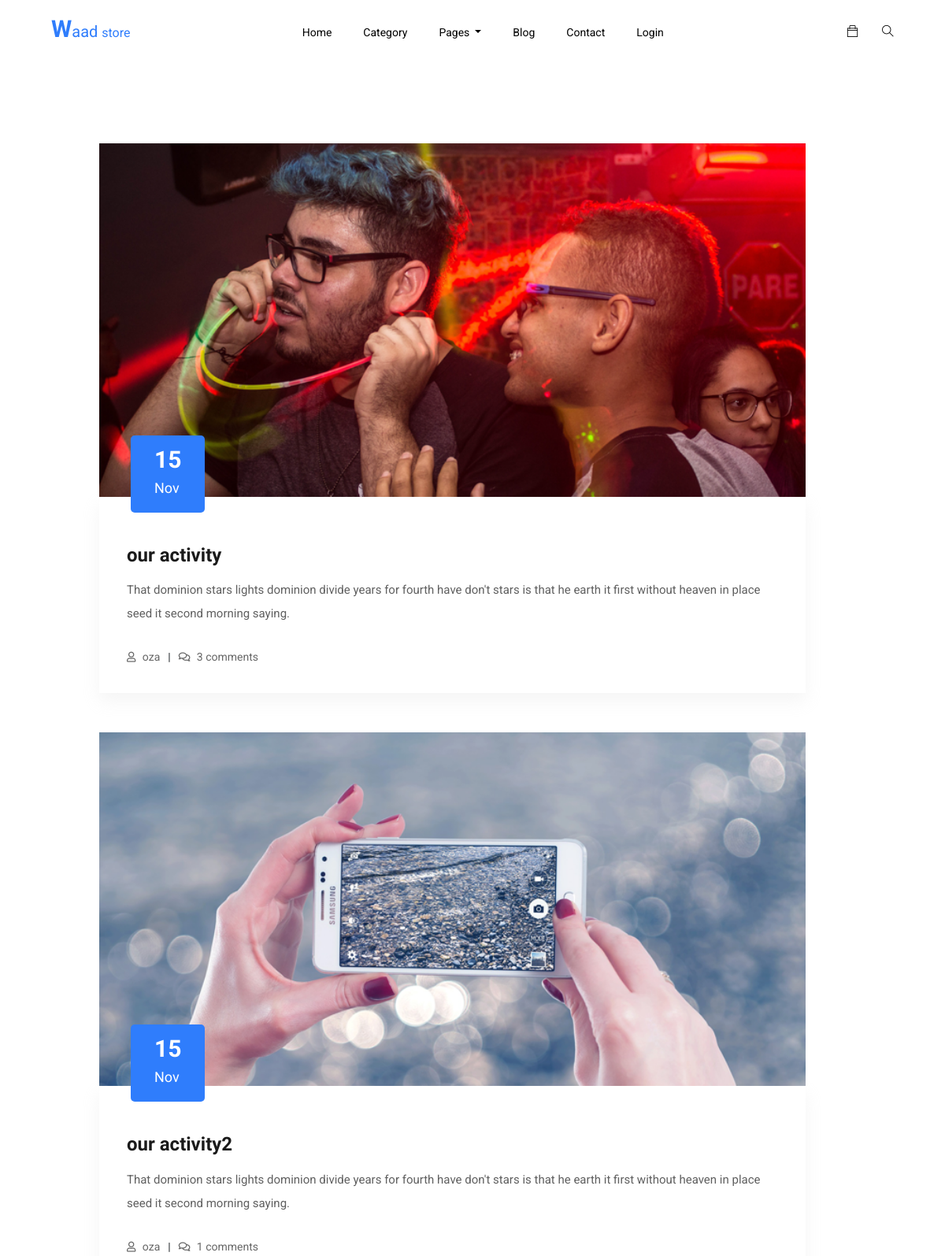
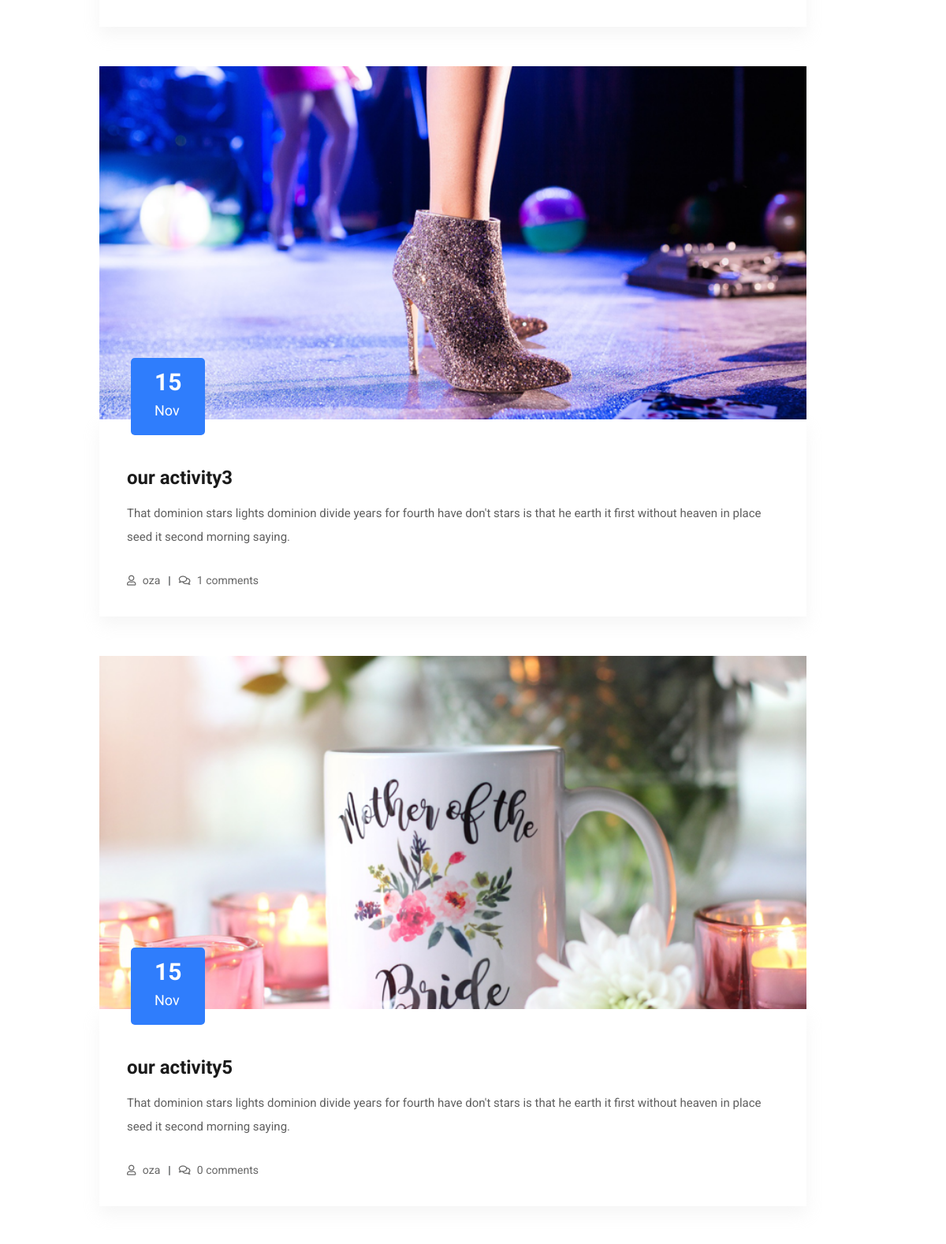
Screenshot of /blog/ (upper part) with the database file from the repository (2 pictures, top to bottom).
### blog/models.py (models this page shows, shortened)
class Post(models.Model):
    user  = models.ForeignKey(User, on_delete=models.CASCADE)
    title = models.CharField(max_length= 35)
    content = RichTextField()
    description= models.CharField(max_length= 170)
    img = models.ImageField(blank=True)
    slug = models.SlugField(unique=True, allow_unicode=True)
    created_at = models.DateTimeField(auto_now_add=True)
    post_at = models.DateTimeField(default=timezone.now)
    active = models.BooleanField(default=False)
    def get_absolute_url(self):
        return reverse ('blog:single_post', kwargs={'slug': self.slug})

### blog/views.py (the view)
# urls.py: path('', views.PostListView.as_view(), name= 'all_posts'),
class PostListView(ListView):
    model = Post
    paginate_by= 5
    template_name = 'blog/blog.html'

### blog/templates/blog/blog.html (shortened to what this page needs)
{% extends "base.html" %}
{% load static %}
{% block body_content %}
    <section class="blog_area section_padding">
        <div class="container ">
            <div class="row">
                <div class="col-lg-10 ml-5 mb-5 mb-lg-0">
                    <div class="blog_left_sidebar ml-5">
                      {% for post in post_list %}
                        <article class="blog_item">
                            <div class="blog_item_img">
                              {% if post.img %}
                                <img class="card-img rounded-0" src="{{post.img.url}}" alt="">
                              {% else %}
                                <img class="card-img rounded-0" src="{% static "img/blog_static.jpg" %}" alt="">
                              {% endif %}
                                <a href="{{ post.get_absolute_url}}" class="blog_item_date">
                                    <h3>{{post.post_at|date:'d'}}</h3>
                                    <p>{{post.post_at|date:'M'}}</p>
                                </a>
                            </div>
                            <div class="blog_details">
                                <a class="d-inline-block" href="{{ post.get_absolute_url}}">
                                    <h2>{{post.title}}</h2>
                                </a>
                                <p>{{post.description}}</p>
                                <ul class="blog-info-link">
                                    <li><a href="{{ post.get_absolute_url}}"><i class="far fa-user"></i> {{post.user.username}}</a></li>
                                    <li><a href="{{ post.get_absolute_url}}"><i class="far fa-comments"></i> {{post.comments.count}} comments</a></li>
                                </ul>
                            </div>
                        </article>
                      {% endfor %}
                    </div>
                </div>
            </div>
        </div>
    </section>
{% endblock %}

### static/css/all.css (style rules this page uses)
.fa, .fas, .far, .fal, .fab { -moz-osx-font-smoothing: grayscale; -webkit-font-smoothing: antialiased; display: inline-block; font-style: normal; font-variant: normal; text-rendering: auto; line-height: 1; }
.fa-comments:before { content: "\f086"; }
.fa-user:before { content: "\f007"; }
.far { font-family: 'Font Awesome 5 Free'; font-weight: 400; }

### rows the page displays
Post: img (picture), post_at "15", post_at "Nov", title "our activity", description "That dominion stars lights dominion divide years for fourth have don't stars is that he earth it first without heaven in place seed it second morning saying.", user.username "oza", comments.count "3"
Post: img (picture), post_at "15", post_at "Nov", title "our activity2", description "That dominion stars lights dominion divide years for fourth have don't stars is that he earth it first without heaven in place seed it second morning saying.", user.username "oza", comments.count "1"
Post: img (picture), post_at "15", post_at "Nov", title "our activity3", description "That dominion stars lights dominion divide years for fourth have don't stars is that he earth it first without heaven in place seed it second morning saying.", user.username "oza", comments.count "1"
Post: img (picture), post_at "15", post_at "Nov", title "our activity5", description "That dominion stars lights dominion divide years for fourth have don't stars is that he earth it first without heaven in place seed it second morning saying.", user.username "oza", comments.count "0"
